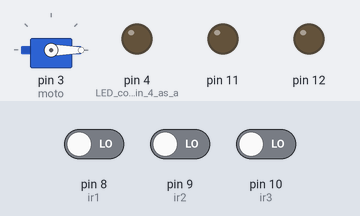
Recording of a sketch running on a simulated Arduino Uno, built with avr-gcc and run on an emulated ATmega328P. Shown: servo, output pins drawn as LEDs (lit = HIGH). Dashed ring = blinking. Inputs (shaded band) come from the test bench; at power-on: pin 8 (ir1) LOW, pin 9 (ir2) LOW, pin 10 (ir3) LOW.

Above: at 1.2 s.
1.3 s: pin 8 (ir1) driven HIGH
At 1.7 s:
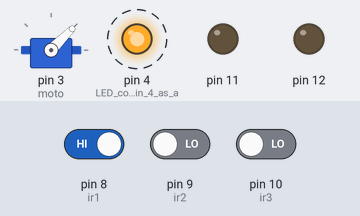
4.3 s: pin 9 (ir2) driven HIGH
At 4.7 s:
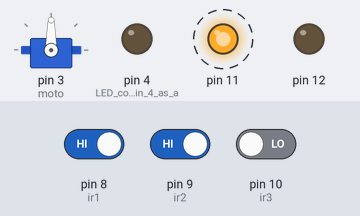
7.3 s: pin 10 (ir3) driven HIGH
At 7.7 s:
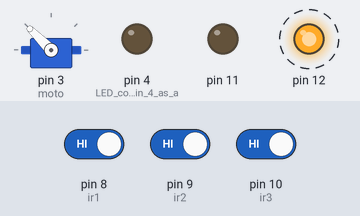
10.3 s: pin 10 (ir3) driven LOW
At 11.2 s:
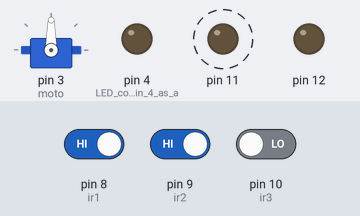
13.3 s: pin 8 (ir1) driven LOW
At 14.2 s:
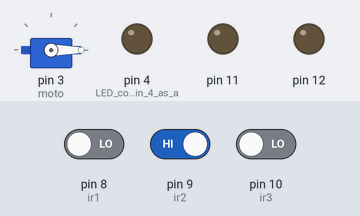
Timing chart, 0 to 15.8 s (numbered marks = the images above; inputs shaded):
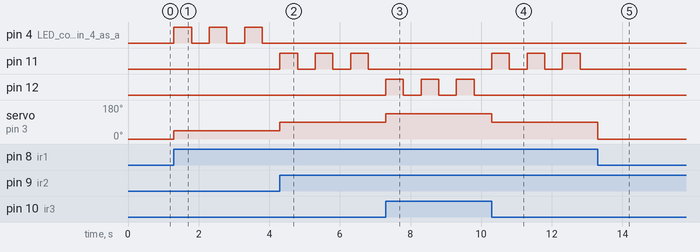

Measured:
- after the input at 1.3 s, pin 4 (LED_connect_to_pin_4_as_a): alternates HIGH for 0.50 s and LOW for 0.50 s, starting at once; servo on pin 3 (moto): 0° → 45° at once
- after the input at 4.3 s, pin 4 (LED_connect_to_pin_4_as_a): stops changing and stays LOW; pin 11: alternates HIGH for 0.50 s and LOW for 0.50 s, starting at once; servo on pin 3 (moto): 45° → 90° at once
- after the input at 7.3 s, pin 11: stops changing and stays LOW; pin 12: alternates HIGH for 0.50 s and LOW for 0.50 s, starting at once; servo on pin 3 (moto): 90° → 135° at once
- after the input at 10.3 s, pin 11: alternates HIGH for 0.50 s and LOW for 0.50 s, starting at once; pin 12: stops changing and stays LOW; servo on pin 3 (moto): 135° → 90° at once
- after the input at 13.3 s, pin 11: stops changing and stays LOW; servo on pin 3 (moto): 90° → 0° at once

The sketch:

IR-SM.ino
```cpp
#include <Servo.h>

Servo moto; // create servo object to control a servo

int ir1=8; // ir sensor connect to pin 8
int ir2=9; // ir 2 connect to pin 9
int ir3=10;  // ir 3 connect to pin 10

void setup() {
  moto.attach(3);  // attaches the servo on pin 3 to the servo object
  pinMode(ir1,INPUT);
  pinMode(ir2,INPUT);
  pinMode(ir3,INPUT);
  pinMode(4,OUTPUT); // LED connect to pin 4 as a tester
  pinMode(11,OUTPUT);
  pinMode(12,OUTPUT);

}

void loop() {
  int x=digitalRead(ir1); // check if there is input from ir1 and save it in x
  int y=digitalRead(ir2); // check if there is input from ir2 and save it in y
  int z=digitalRead(ir3); // check if there is input from ir3 and save it in z

  if (x == HIGH && y == LOW && z == LOW){
    moto.write(45);
    digitalWrite(4,1);
    delay(500);
    digitalWrite(4,0);
    delay(500);
  }
  else if (x == HIGH && y == HIGH && z == LOW ){
    moto.write(90);
    digitalWrite(11,1);
    delay(500);
    digitalWrite(11,0);
    delay(500);
    }
    else if (x == HIGH && y == HIGH && z == HIGH ){
    moto.write(135);
    digitalWrite(12,1);
    delay(500);
    digitalWrite(12,0);
    delay(500);
    }
    else {
      digitalWrite(4,0);
      digitalWrite(11,0);
      digitalWrite(12,0);
      moto.write(0);
      }

}
```
